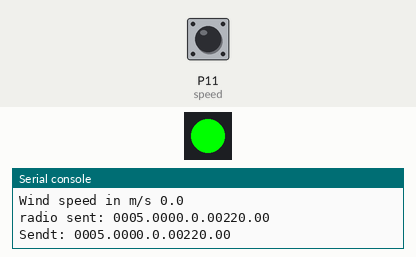
Recording of a program running on a simulated Pycom board running MicroPython. Parts: 1 RGB LEDs in strip order, left to right, the last lines printed to the serial console. The test bench sets the inputs (shaded band); at power-on: P11 (speed) HIGH. No radio messages arrive unless stated (any console line starting 'radio sent:' is added by the test bench); the LoRaWAN join succeeds after 3 s and a send takes 0.1 s.

Above: at 5.35 s.
At 10.6 s:
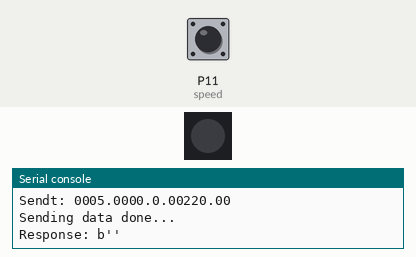
Timing chart, 0 to 18.7 s (numbered marks = the images above):
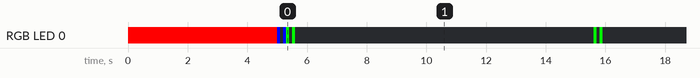

Measured:
- by itself, RGB LED 0: off → RGB(255, 0, 0) at 0.00 s, → RGB(0, 0, 255) 5.0 s later, → off 0.10 s later, → RGB(0, 0, 255) 0.10 s later, … (20 changes in this stretch)
- by itself, everything shown: repeats every 10.3 s, in 4 steps

The program:

main_davis_lora.py
```python
from network import LoRa
import socket
import time
import pycom
import binascii
from machine import Pin

wind_rotations = 0
wait_time = 10

pycom.heartbeat(False) # disable the blue blinking
pycom.rgbled(0x000000) #LED off

# Initialize LoRa in LORAWAN mode.
lora = LoRa(mode=LoRa.LORAWAN)

# create an OTAA authentication parameters
dev_eui = binascii.unhexlify("00000000000001a0")
app_eui = binascii.unhexlify("0000000000000079")
app_key = binascii.unhexlify("7136523654696d734b64673878484264")

# join a network using OTAA (Over the Air Activation)
lora.join(activation=LoRa.OTAA, auth=(dev_eui, app_eui, app_key), timeout=0)

# wait until the module has joined the network
count = 0
while not lora.has_joined():
    pycom.rgbled(0xff0000)
    time.sleep(2.5)
    pycom.rgbled(0x000fff)
    print("Not yet joined count is:" ,  count)
    count = count + 1

print ("After while, count is: ",  count)
# create a LoRa socket
pycom.rgbled(0x0000ff)
time.sleep(0.1)
pycom.rgbled(0x000000)
time.sleep(0.1)
pycom.rgbled(0x0000ff)
time.sleep(0.1)
pycom.rgbled(0x000000)

print("Create LoRaWAN socket")
s = socket.socket(socket.AF_LORA, socket.SOCK_RAW)

# set the LoRaWAN data rate
s.setsockopt(socket.SOL_LORA, socket.SO_DR, 5)

# make the socket non-blocking
s.setblocking(False)

# create a raw LoRa socket
s = socket.socket(socket.AF_LORA, socket.SOCK_RAW)
s.setblocking(False)

def pin_handler(arg):
  global wind_rotations
  wind_rotations = wind_rotations + 1

speed = Pin('P11', mode = Pin.IN, pull = Pin.PULL_UP)
speed.callback(Pin.IRQ_FALLING, pin_handler)

def get_wind_speed():
    global wind_rotations,  wait_time
    rotations = wind_rotations
    print("Iterations last 10 seconds", rotations)
    mph = rotations * (2.25/wait_time)
    ms = mph * 0.447
    print("Wind speed in m/s", ms)
    wind_rotations = 0
    return ms

while True:
    wind_speed = get_wind_speed()
    windspeedstr = ""
    if wind_speed >= 10:
        windspeedstr = str(wind_speed) + ".00"
    else:
        windspeedstr = "0" + str(wind_speed) + ".00"

    data = "0" + "005.00" + windspeedstr + "220.00"
    s.send(data)
    print("Sendt:", data)
    pycom.rgbled(0x00ff00)
    time.sleep(0.1)
    pycom.rgbled(0x000000)
    time.sleep(0.1)
    pycom.rgbled(0x00ff00)
    time.sleep(0.1)
    pycom.rgbled(0x000000)
    print("Sending data done...")
    # get any data received...
    response = s.recv(64)
    print("Response:",  response)
    time.sleep(wait_time)
```
